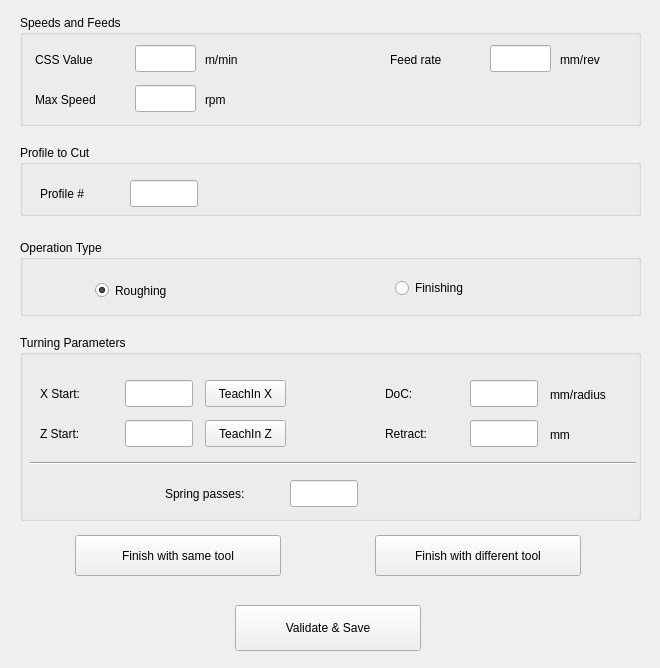
<?xml version="1.0" encoding="UTF-8"?>
<ui version="4.0">
 <class>Form</class>
 <widget class="QWidget" name="Form">
  <property name="geometry">
   <rect>
    <x>0</x>
    <y>0</y>
    <width>660</width>
    <height>668</height>
   </rect>
  </property>
  <property name="windowTitle">
   <string>Form</string>
  </property>
  <widget class="QGroupBox" name="groupBox_10">
   <property name="geometry">
    <rect>
     <x>20</x>
     <y>15</y>
     <width>621</width>
     <height>111</height>
    </rect>
   </property>
   <property name="title">
    <string>Speeds and Feeds</string>
   </property>
   <widget class="QLabel" name="label_12">
    <property name="geometry">
     <rect>
      <x>15</x>
      <y>35</y>
      <width>86</width>
      <height>19</height>
     </rect>
    </property>
    <property name="styleSheet">
     <string notr="true">font: 11pt &quot;Noto Sans&quot;;</string>
    </property>
    <property name="text">
     <string>CSS Value</string>
    </property>
   </widget>
   <widget class="QLineEdit" name="cssValue">
    <property name="geometry">
     <rect>
      <x>115</x>
      <y>30</y>
      <width>61</width>
      <height>27</height>
     </rect>
    </property>
   </widget>
   <widget class="QLabel" name="label_13">
    <property name="geometry">
     <rect>
      <x>185</x>
      <y>35</y>
      <width>56</width>
      <height>19</height>
     </rect>
    </property>
    <property name="styleSheet">
     <string notr="true">font: 11pt &quot;Noto Sans&quot;;</string>
    </property>
    <property name="text">
     <string>m/min</string>
    </property>
   </widget>
   <widget class="QLineEdit" name="maxSpeed">
    <property name="geometry">
     <rect>
      <x>115</x>
      <y>70</y>
      <width>61</width>
      <height>27</height>
     </rect>
    </property>
   </widget>
   <widget class="QLabel" name="label_14">
    <property name="geometry">
     <rect>
      <x>15</x>
      <y>75</y>
      <width>81</width>
      <height>19</height>
     </rect>
    </property>
    <property name="styleSheet">
     <string notr="true">font: 11pt &quot;Noto Sans&quot;;</string>
    </property>
    <property name="text">
     <string>Max Speed</string>
    </property>
   </widget>
   <widget class="QLabel" name="label_15">
    <property name="geometry">
     <rect>
      <x>185</x>
      <y>75</y>
      <width>51</width>
      <height>19</height>
     </rect>
    </property>
    <property name="styleSheet">
     <string notr="true">font: 11pt &quot;Noto Sans&quot;;</string>
    </property>
    <property name="text">
     <string>rpm</string>
    </property>
   </widget>
   <widget class="QLabel" name="label_16">
    <property name="geometry">
     <rect>
      <x>370</x>
      <y>35</y>
      <width>81</width>
      <height>19</height>
     </rect>
    </property>
    <property name="styleSheet">
     <string notr="true">font: 11pt &quot;Noto Sans&quot;;</string>
    </property>
    <property name="text">
     <string>Feed rate</string>
    </property>
   </widget>
   <widget class="QLabel" name="label_17">
    <property name="geometry">
     <rect>
      <x>540</x>
      <y>35</y>
      <width>66</width>
      <height>19</height>
     </rect>
    </property>
    <property name="styleSheet">
     <string notr="true">font: 11pt &quot;Noto Sans&quot;;</string>
    </property>
    <property name="text">
     <string>mm/rev</string>
    </property>
   </widget>
   <widget class="QLineEdit" name="feedRate">
    <property name="geometry">
     <rect>
      <x>470</x>
      <y>30</y>
      <width>61</width>
      <height>27</height>
     </rect>
    </property>
   </widget>
  </widget>
  <widget class="QGroupBox" name="groupBox_11">
   <property name="geometry">
    <rect>
     <x>20</x>
     <y>335</y>
     <width>621</width>
     <height>186</height>
    </rect>
   </property>
   <property name="title">
    <string>Turning Parameters</string>
   </property>
   <widget class="QLabel" name="label_35">
    <property name="geometry">
     <rect>
      <x>20</x>
      <y>45</y>
      <width>76</width>
      <height>27</height>
     </rect>
    </property>
    <property name="styleSheet">
     <string notr="true">font: 11pt &quot;Noto Sans&quot;;</string>
    </property>
    <property name="text">
     <string>X Start:</string>
    </property>
   </widget>
   <widget class="TeachInLineEdit" name="xStart">
    <property name="geometry">
     <rect>
      <x>105</x>
      <y>45</y>
      <width>68</width>
      <height>27</height>
     </rect>
    </property>
    <property name="alignment">
     <set>Qt::AlignRight|Qt::AlignTrailing|Qt::AlignVCenter</set>
    </property>
    <property name="referenceType" stdset="0">
     <number>1</number>
    </property>
    <property name="axisNumber" stdset="0">
     <number>0</number>
    </property>
    <property name="inchFormat" stdset="0">
     <string>%9.4f</string>
    </property>
    <property name="millimeterFormat" stdset="0">
     <string>%10.3f</string>
    </property>
    <property name="degreeFormat" stdset="0">
     <string>%10.2f</string>
    </property>
    <property name="latheMode" stdset="0">
     <number>2</number>
    </property>
   </widget>
   <widget class="QPushButton" name="xStartTeach">
    <property name="geometry">
     <rect>
      <x>185</x>
      <y>45</y>
      <width>81</width>
      <height>27</height>
     </rect>
    </property>
    <property name="text">
     <string>TeachIn X</string>
    </property>
   </widget>
   <widget class="QLabel" name="label_36">
    <property name="geometry">
     <rect>
      <x>20</x>
      <y>85</y>
      <width>76</width>
      <height>27</height>
     </rect>
    </property>
    <property name="styleSheet">
     <string notr="true">font: 11pt &quot;Noto Sans&quot;;</string>
    </property>
    <property name="text">
     <string>Z Start:</string>
    </property>
   </widget>
   <widget class="QPushButton" name="zStartTeach">
    <property name="geometry">
     <rect>
      <x>185</x>
      <y>85</y>
      <width>81</width>
      <height>27</height>
     </rect>
    </property>
    <property name="text">
     <string>TeachIn Z</string>
    </property>
   </widget>
   <widget class="TeachInLineEdit" name="zStart">
    <property name="geometry">
     <rect>
      <x>105</x>
      <y>85</y>
      <width>68</width>
      <height>27</height>
     </rect>
    </property>
    <property name="alignment">
     <set>Qt::AlignRight|Qt::AlignTrailing|Qt::AlignVCenter</set>
    </property>
    <property name="referenceType" stdset="0">
     <number>1</number>
    </property>
    <property name="axisNumber" stdset="0">
     <number>2</number>
    </property>
    <property name="inchFormat" stdset="0">
     <string>%9.4f</string>
    </property>
    <property name="millimeterFormat" stdset="0">
     <string>%10.3f</string>
    </property>
    <property name="degreeFormat" stdset="0">
     <string>%10.2f</string>
    </property>
    <property name="latheMode" stdset="0">
     <number>2</number>
    </property>
   </widget>
   <widget class="QLabel" name="label_39">
    <property name="geometry">
     <rect>
      <x>365</x>
      <y>45</y>
      <width>76</width>
      <height>27</height>
     </rect>
    </property>
    <property name="styleSheet">
     <string notr="true">font: 11pt &quot;Noto Sans&quot;;</string>
    </property>
    <property name="text">
     <string>DoC:</string>
    </property>
   </widget>
   <widget class="TeachInLineEdit" name="doc">
    <property name="geometry">
     <rect>
      <x>450</x>
      <y>45</y>
      <width>68</width>
      <height>27</height>
     </rect>
    </property>
    <property name="alignment">
     <set>Qt::AlignRight|Qt::AlignTrailing|Qt::AlignVCenter</set>
    </property>
    <property name="referenceType" stdset="0">
     <number>1</number>
    </property>
    <property name="axisNumber" stdset="0">
     <number>2</number>
    </property>
    <property name="inchFormat" stdset="0">
     <string>%9.4f</string>
    </property>
    <property name="millimeterFormat" stdset="0">
     <string>%10.3f</string>
    </property>
    <property name="degreeFormat" stdset="0">
     <string>%10.2f</string>
    </property>
    <property name="latheMode" stdset="0">
     <number>2</number>
    </property>
   </widget>
   <widget class="TeachInLineEdit" name="retract">
    <property name="geometry">
     <rect>
      <x>450</x>
      <y>85</y>
      <width>68</width>
      <height>27</height>
     </rect>
    </property>
    <property name="alignment">
     <set>Qt::AlignRight|Qt::AlignTrailing|Qt::AlignVCenter</set>
    </property>
    <property name="referenceType" stdset="0">
     <number>1</number>
    </property>
    <property name="axisNumber" stdset="0">
     <number>2</number>
    </property>
    <property name="inchFormat" stdset="0">
     <string>%9.4f</string>
    </property>
    <property name="millimeterFormat" stdset="0">
     <string>%10.3f</string>
    </property>
    <property name="degreeFormat" stdset="0">
     <string>%10.2f</string>
    </property>
    <property name="latheMode" stdset="0">
     <number>2</number>
    </property>
   </widget>
   <widget class="QLabel" name="label_40">
    <property name="geometry">
     <rect>
      <x>365</x>
      <y>85</y>
      <width>76</width>
      <height>27</height>
     </rect>
    </property>
    <property name="styleSheet">
     <string notr="true">font: 11pt &quot;Noto Sans&quot;;</string>
    </property>
    <property name="text">
     <string>Retract:</string>
    </property>
   </widget>
   <widget class="QLabel" name="label_18">
    <property name="geometry">
     <rect>
      <x>530</x>
      <y>50</y>
      <width>86</width>
      <height>19</height>
     </rect>
    </property>
    <property name="styleSheet">
     <string notr="true">font: 11pt &quot;Noto Sans&quot;;</string>
    </property>
    <property name="text">
     <string>mm/radius</string>
    </property>
   </widget>
   <widget class="QLabel" name="label_19">
    <property name="geometry">
     <rect>
      <x>530</x>
      <y>90</y>
      <width>56</width>
      <height>19</height>
     </rect>
    </property>
    <property name="styleSheet">
     <string notr="true">font: 11pt &quot;Noto Sans&quot;;</string>
    </property>
    <property name="text">
     <string>mm</string>
    </property>
   </widget>
   <widget class="QStackedWidget" name="stackedWidget">
    <property name="geometry">
     <rect>
      <x>105</x>
      <y>140</y>
      <width>391</width>
      <height>41</height>
     </rect>
    </property>
    <property name="currentIndex">
     <number>1</number>
    </property>
    <widget class="QWidget" name="pageRoughing">
     <widget class="TeachInLineEdit" name="stockToLeave">
      <property name="geometry">
       <rect>
        <x>165</x>
        <y>5</y>
        <width>68</width>
        <height>27</height>
       </rect>
      </property>
      <property name="alignment">
       <set>Qt::AlignRight|Qt::AlignTrailing|Qt::AlignVCenter</set>
      </property>
      <property name="referenceType" stdset="0">
       <number>1</number>
      </property>
      <property name="axisNumber" stdset="0">
       <number>2</number>
      </property>
      <property name="inchFormat" stdset="0">
       <string>%9.4f</string>
      </property>
      <property name="millimeterFormat" stdset="0">
       <string>%10.3f</string>
      </property>
      <property name="degreeFormat" stdset="0">
       <string>%10.2f</string>
      </property>
      <property name="latheMode" stdset="0">
       <number>2</number>
      </property>
     </widget>
     <widget class="QLabel" name="label_37">
      <property name="geometry">
       <rect>
        <x>35</x>
        <y>5</y>
        <width>126</width>
        <height>27</height>
       </rect>
      </property>
      <property name="styleSheet">
       <string notr="true">font: 11pt &quot;Noto Sans&quot;;</string>
      </property>
      <property name="text">
       <string>Stock to Leave:</string>
      </property>
     </widget>
     <widget class="QLabel" name="label_20">
      <property name="geometry">
       <rect>
        <x>245</x>
        <y>10</y>
        <width>86</width>
        <height>19</height>
       </rect>
      </property>
      <property name="styleSheet">
       <string notr="true">font: 11pt &quot;Noto Sans&quot;;</string>
      </property>
      <property name="text">
       <string>mm/radius</string>
      </property>
     </widget>
    </widget>
    <widget class="QWidget" name="pageFinishing">
     <widget class="TeachInLineEdit" name="springPasses">
      <property name="geometry">
       <rect>
        <x>165</x>
        <y>5</y>
        <width>68</width>
        <height>27</height>
       </rect>
      </property>
      <property name="alignment">
       <set>Qt::AlignRight|Qt::AlignTrailing|Qt::AlignVCenter</set>
      </property>
      <property name="referenceType" stdset="0">
       <number>1</number>
      </property>
      <property name="axisNumber" stdset="0">
       <number>2</number>
      </property>
      <property name="inchFormat" stdset="0">
       <string>%9.4f</string>
      </property>
      <property name="millimeterFormat" stdset="0">
       <string>%10.3f</string>
      </property>
      <property name="degreeFormat" stdset="0">
       <string>%10.2f</string>
      </property>
      <property name="latheMode" stdset="0">
       <number>2</number>
      </property>
     </widget>
     <widget class="QLabel" name="label_38">
      <property name="geometry">
       <rect>
        <x>40</x>
        <y>5</y>
        <width>116</width>
        <height>27</height>
       </rect>
      </property>
      <property name="styleSheet">
       <string notr="true">font: 11pt &quot;Noto Sans&quot;;</string>
      </property>
      <property name="text">
       <string>Spring passes:</string>
      </property>
     </widget>
    </widget>
   </widget>
   <widget class="Line" name="line">
    <property name="geometry">
     <rect>
      <x>10</x>
      <y>120</y>
      <width>606</width>
      <height>16</height>
     </rect>
    </property>
    <property name="orientation">
     <enum>Qt::Horizontal</enum>
    </property>
   </widget>
  </widget>
  <widget class="QGroupBox" name="groupBox">
   <property name="geometry">
    <rect>
     <x>20</x>
     <y>240</y>
     <width>621</width>
     <height>76</height>
    </rect>
   </property>
   <property name="title">
    <string>Operation Type</string>
   </property>
   <widget class="QRadioButton" name="radioRoughing">
    <property name="geometry">
     <rect>
      <x>75</x>
      <y>30</y>
      <width>166</width>
      <height>41</height>
     </rect>
    </property>
    <property name="styleSheet">
     <string notr="true">font: 11pt &quot;Noto Sans&quot;;</string>
    </property>
    <property name="text">
     <string>Roughing</string>
    </property>
    <property name="checked">
     <bool>true</bool>
    </property>
   </widget>
   <widget class="QRadioButton" name="radioFinishing">
    <property name="geometry">
     <rect>
      <x>375</x>
      <y>25</y>
      <width>166</width>
      <height>46</height>
     </rect>
    </property>
    <property name="styleSheet">
     <string notr="true">font: 11pt &quot;Noto Sans&quot;;</string>
    </property>
    <property name="text">
     <string>Finishing</string>
    </property>
   </widget>
  </widget>
  <widget class="QPushButton" name="btnFinishSameTool">
   <property name="geometry">
    <rect>
     <x>75</x>
     <y>535</y>
     <width>206</width>
     <height>41</height>
    </rect>
   </property>
   <property name="text">
    <string>Finish with same tool</string>
   </property>
  </widget>
  <widget class="QPushButton" name="btnFinishDifferentTool">
   <property name="geometry">
    <rect>
     <x>375</x>
     <y>535</y>
     <width>206</width>
     <height>41</height>
    </rect>
   </property>
   <property name="text">
    <string>Finish with different tool</string>
   </property>
  </widget>
  <widget class="QGroupBox" name="groupBox_2">
   <property name="geometry">
    <rect>
     <x>20</x>
     <y>145</y>
     <width>621</width>
     <height>71</height>
    </rect>
   </property>
   <property name="title">
    <string>Profile to Cut</string>
   </property>
   <widget class="QLabel" name="label_41">
    <property name="geometry">
     <rect>
      <x>20</x>
      <y>35</y>
      <width>76</width>
      <height>27</height>
     </rect>
    </property>
    <property name="styleSheet">
     <string notr="true">font: 11pt &quot;Noto Sans&quot;;</string>
    </property>
    <property name="text">
     <string>Profile #</string>
    </property>
   </widget>
   <widget class="TeachInLineEdit" name="profileId">
    <property name="geometry">
     <rect>
      <x>110</x>
      <y>35</y>
      <width>68</width>
      <height>27</height>
     </rect>
    </property>
    <property name="alignment">
     <set>Qt::AlignRight|Qt::AlignTrailing|Qt::AlignVCenter</set>
    </property>
    <property name="referenceType" stdset="0">
     <number>1</number>
    </property>
    <property name="axisNumber" stdset="0">
     <number>0</number>
    </property>
    <property name="inchFormat" stdset="0">
     <string>%9.4f</string>
    </property>
    <property name="millimeterFormat" stdset="0">
     <string>%10.3f</string>
    </property>
    <property name="degreeFormat" stdset="0">
     <string>%10.2f</string>
    </property>
    <property name="latheMode" stdset="0">
     <number>2</number>
    </property>
   </widget>
  </widget>
  <widget class="QPushButton" name="validateAndSave">
   <property name="geometry">
    <rect>
     <x>235</x>
     <y>605</y>
     <width>186</width>
     <height>46</height>
    </rect>
   </property>
   <property name="text">
    <string>Validate &amp;&amp; Save</string>
   </property>
  </widget>
 </widget>
 <customwidgets>
  <customwidget>
   <class>TeachInLineEdit</class>
   <extends>QLineEdit</extends>
   <header>qtpyvcp.widgets.input_widgets.teachin_line_edit</header>
  </customwidget>
 </customwidgets>
 <resources/>
 <connections/>
</ui>
